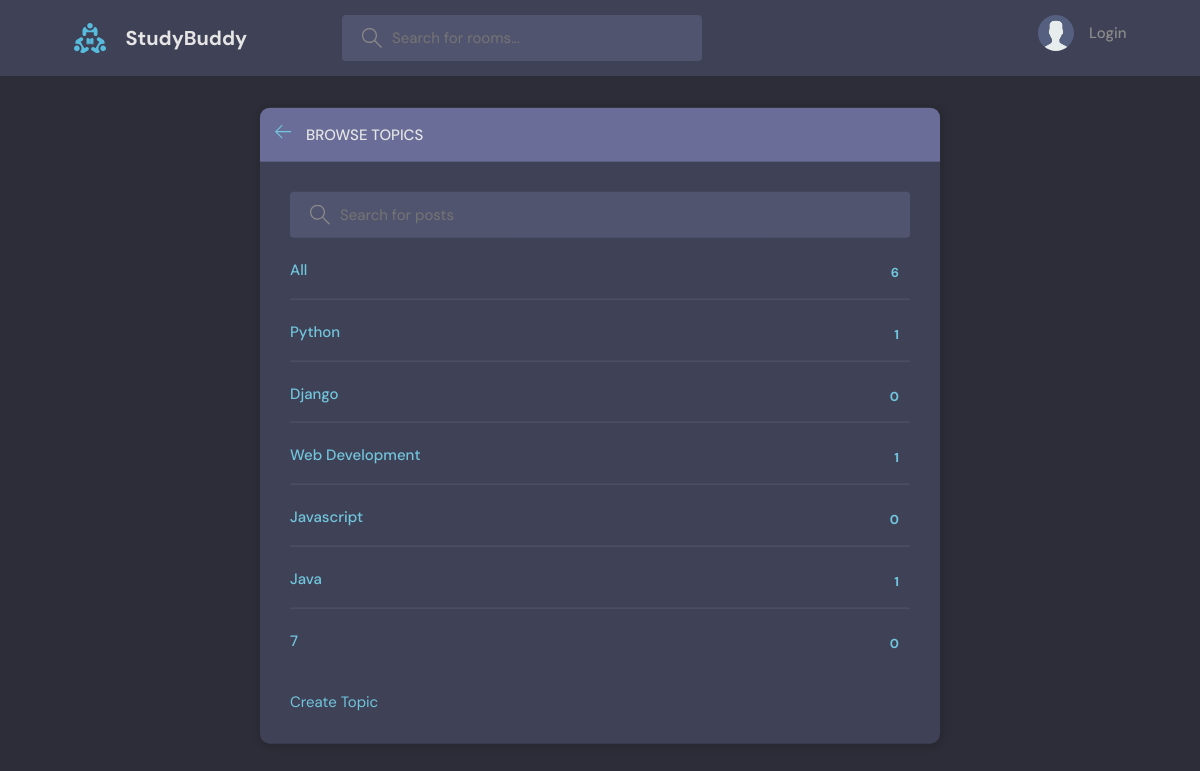
Page /topics/ on the committed database.
### app1/models.py (models this page shows)
class Topic(models.Model):
    name = models.CharField(max_length=200)
    def __str__(self):
        return self.name

### app1/views.py (the view)
# urls.py: path('topics/', views.topicsPage, name='topics'),
def topicsPage(request):
    q = request.GET.get('q')if request.GET.get('q') != None else ''
    topics = Topic.objects.filter(Q(name__icontains=q))
    context = {'topics': topics}
    return render(request, 'app1/topics.html', context)

### app1/templates/app1/topics.html (shortened to what this page needs)
{% extends 'main.html' %} {% block content%}
<body>
    <main class="create-room layout">
        <div class="container">
            <div class="layout__box">
                <div class="layout__boxHeader">
                    <div class="layout__boxTitle">
                        <a href="{% url 'home' %}">
                            <svg
                                version="1.1"
                                xmlns="http://www.w3.org/2000/svg"
                                width="32"
                                height="32"
                                viewBox="0 0 32 32"
                            >
                                <title>arrow-left</title>
                                <path
                                    d="M13.723 2.286l-13.723 13.714 13.719 13.714 1.616-1.611-10.96-10.96h27.625v-2.286h-27.625l10.965-10.965-1.616-1.607z"
                                ></path>
                            </svg>
                        </a>
                        <h3>Browse Topics</h3>
                    </div>
                </div>
                <div class="topics-page layout__body">
                    <form
                        class="header__search"
                        method="GET"
                        action="{% url 'topics' %}"
                    >
                        <label>
                            <input
                                type="text"
                                name="q"
                                placeholder="Search for posts"
                            />
                        </label>
                    </form>
                    <ul class="topics__list">
                        <li>
                            <a href="/" class="active"
                                >All <span>{{topics.count}}</span></a
                            >
                        </li>
                        {% for topic in topics%}
                        <li>
                            <a
                                href="{%url 'home' %}?q={{topic.name}}"
                                class="active"
                                >{{topic}}
                                <span> {{topic.room_set.all.count}}</span></a
                            >
                        </li>
                        {%endfor%}
                    </ul>
                    <a href="{% url 'create-topic' %}"> Create Topic</a>
                </div>
            </div>
        </div>
    </main>
</body>
{% endblock %}

### static/styles/style.css (style rules this page uses)
:root { --color-main: #71c6dd; --color-main-light: #e1f6fb; --color-dark: #3f4156; --color-dark-medium: #51546e; --color-dark-light: #696d97; --color-light: #e5e5e5; --color-gray: #8b8b8b; --color-light-gray: #b2bdbd; --color-bg: #2d2d39; --color-success: #5dd693; --color-error: #fc4b0b; }
* { font-family: "DM Sans", -apple-system, BlinkMacSystemFont, "Segoe UI", Roboto, Oxygen, Ubuntu, Cantarell, "Open Sans", "Helvetica Neue", sans-serif; margin: 0; padding: 0; box-sizing: border-box; text-rendering: optimizeLegibility; font-size: inherit; }
html { font-size: 56.25%; }
@media only screen and (min-width: 1200px) { html { font-size: 62.5%; } }
body { line-height: 1.6; font-weight: 400; font-size: 1.5rem; color: var(--color-light-gray); background-color: var(--color-bg); min-height: 100vh; }
a { display: inline-block; color: var(--color-main); text-decoration: none; }
.container { max-width: 120rem; width: 90%; margin: auto; }
.header__search > label { background-color: var(--color-dark-medium); padding: 1.3rem 1rem; display: flex; align-items: center; gap: 1rem; border-radius: 4px; }
.header__search svg { fill: var(--color-gray); width: 2rem; height: 2rem; margin-left: 1rem; }
.header__search input { width: 30rem; background: transparent; border: none; outline: none; color: var(--color-light); }
.layout { margin-top: 2.4rem; }
.layout > .container { display: flex; justify-content: space-between; align-items: flex-start; }
.layout__box { width: 90%; max-width: 48rem; min-height: 40rem; position: absolute; top: 50%; left: 50%; transform: translate(-50%, -46%); background-color: var(--color-dark); border-radius: 1rem; box-shadow: 1px 1px 6px 3px rgba(0, 0, 0, 0.1); overflow: hidden; }
.layout__boxHeader { display: flex; padding: 1.5rem; background-color: var(--color-dark-light); }
.layout__boxTitle { display: flex; gap: 1.5rem; align-items: center; }
.layout__boxTitle h3 { text-transform: uppercase; font-weight: 500; color: var(--color-light); }
.layout__boxTitle svg { width: 1.6rem; height: 1.6rem; fill: var(--color-main); }
.layout__body { margin: 3rem; }
.topics__list { list-style: none; }
.topics__list li a { display: flex; justify-content: space-between; margin-bottom: 3rem; font-weight: 500; color: var(--color-light-gray); transition: all 0.3s ease-in-out; }
.topics__list li a.active, .topics__list li a:hover { color: var(--color-main); }
.topics__list li a span { padding: 0.5rem 1rem; background-color: var(--color-dark); border-radius: 3px; font-size: 1.3rem; font-weight: 700; letter-spacing: 1px; }
.topics-page .topics__list li:not(:last-child) a { margin: 2rem 0; padding-bottom: 1rem; text-decoration: none; border-bottom: 1px solid var(--color-dark-medium); }
.topics-page .header__search { display: block; }
.create-room.layout .layout__box { max-width: 68rem; }

### rows in the picture
Topic: name "Python", room_set.all.count "1"
Topic: name "Django", room_set.all.count "0"
Topic: name "Web Development", room_set.all.count "1"
Topic: name "Javascript", room_set.all.count "0"
Topic: name "Java", room_set.all.count "1"
Topic: name "7", room_set.all.count "0"

### other values in the picture
{{ topics.count }} "6"
